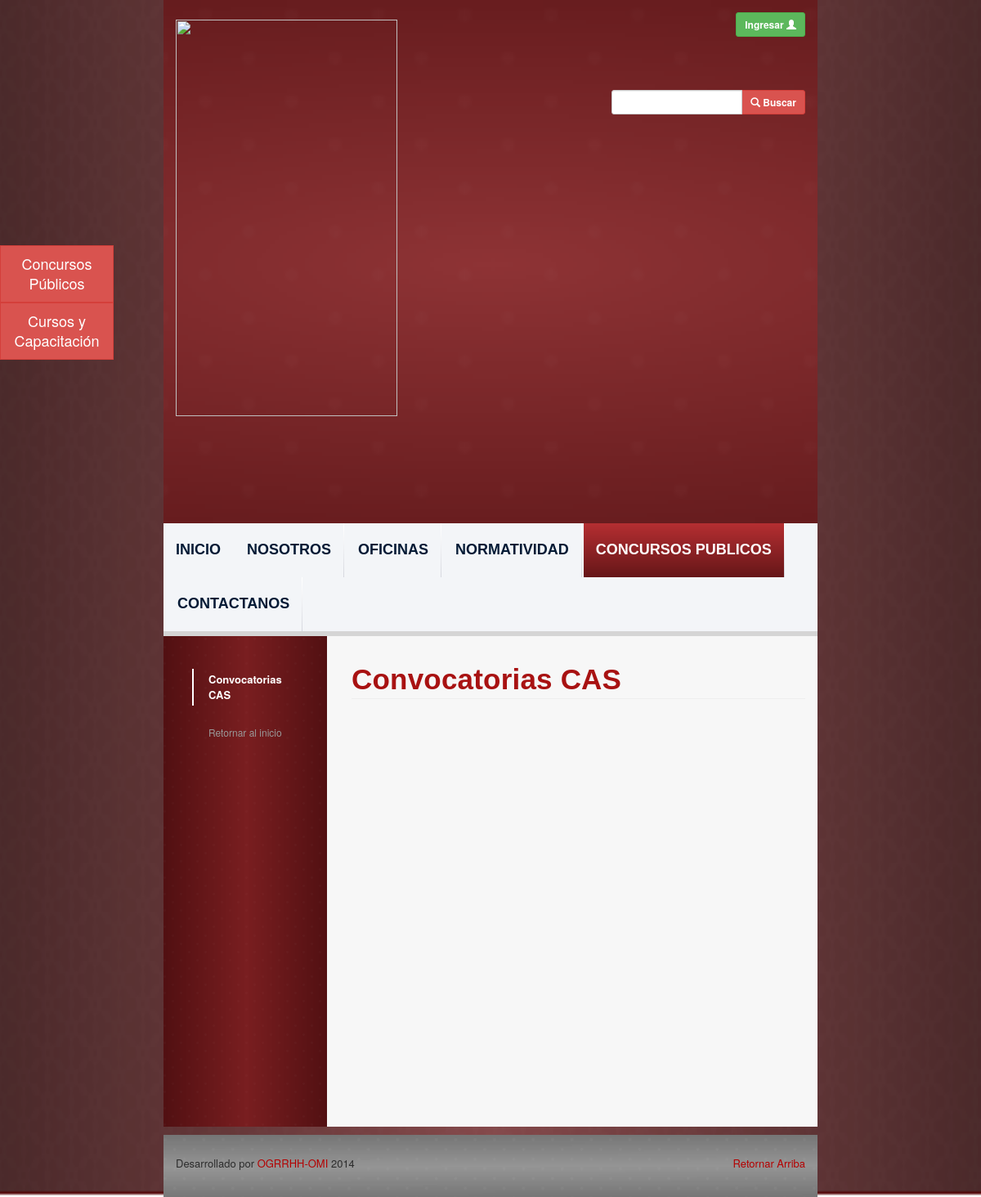
The app's page /work-with-us-calls.php, older data.
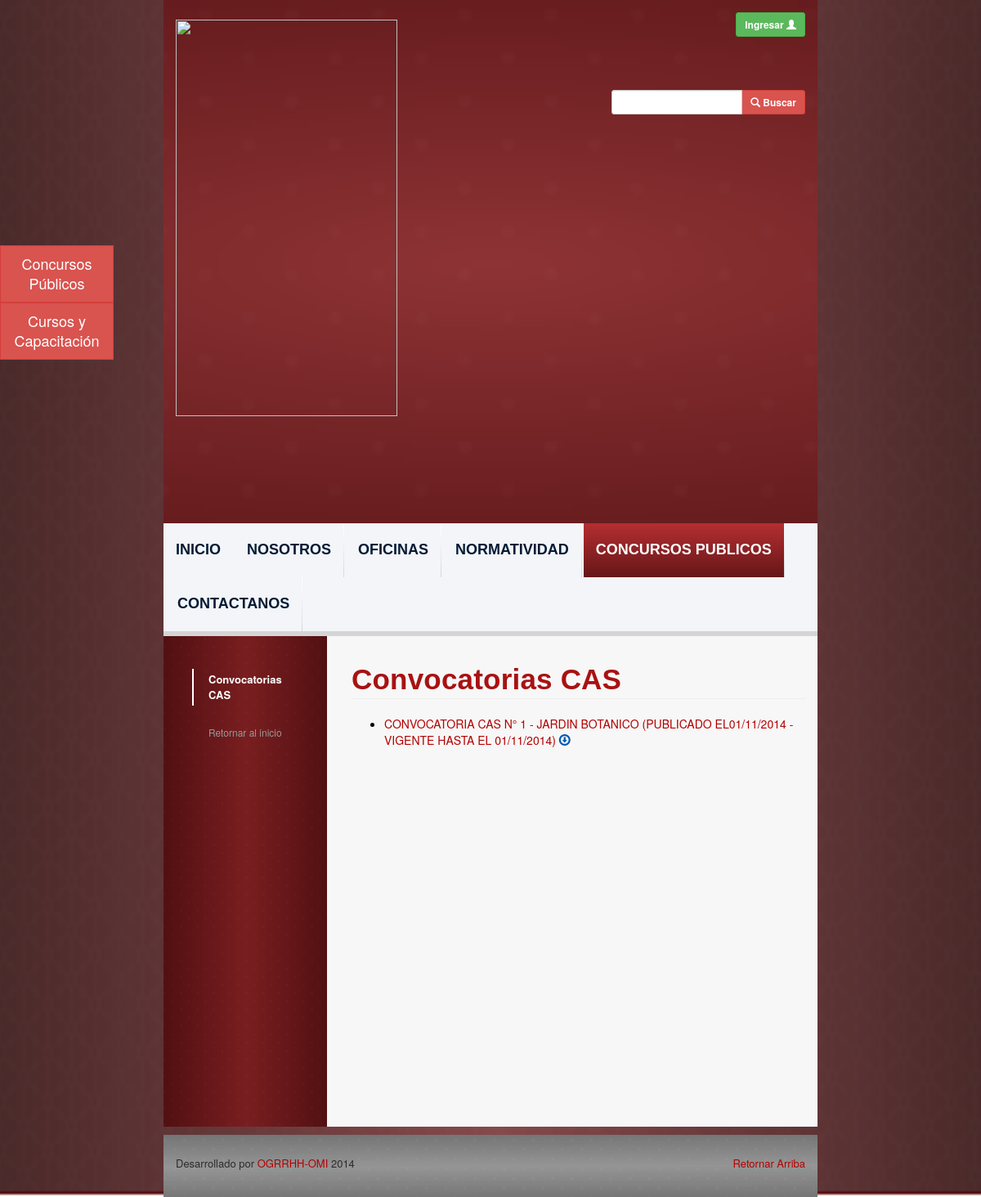
The same page, newer data.
### tables this page shows
CREATE TABLE `convocatories` (
  `id` int(11) NOT NULL AUTO_INCREMENT,
  `convocatory_type_id` int(11) NOT NULL,
  `dependency_id` int(11) NOT NULL,
  `number` int(11) NOT NULL,
  `title` varchar(500) NOT NULL,
  `life_date` date NOT NULL,
  `file_path` varchar(500) NOT NULL,
  `user_id` int(11) NOT NULL,
  `office_id` int(11) NOT NULL,
  `update_date` date NOT NULL,
  PRIMARY KEY (`id`)
);

CREATE TABLE `convocatory_types` (
  `id` int(11) NOT NULL AUTO_INCREMENT,
  `name` varchar(300) NOT NULL,
  PRIMARY KEY (`id`)
);

### php_files/ConnectionManager.php (called while the page is built, shortened)
<?php
class ConnectionManager{
	public $hostName = "localhost";
	public $userName = "root";
	public $password = "root";
	public $database = "ogrrhhwebsitedb";
	public $connection;
	public function createConnection(){
		$this->connection =  mysql_connect ( $this->hostName, $this->userName, $this->password );
	}
	public function selectDatabase(){
		return mysql_select_db ($this->database, $this->connection );
	}
	public function doQuery($query){
		$result = mysql_query ( $query, $this->connection );
		return $result;
	}
	public function closeConnection(){
		return mysql_close ($this->connection);
	}
}
?>

### php_files/ConvocatoryDAO.php (called while the page is built, shortened)
<?php
include 'ConnectionManager.php';
class ConvocatoryDAO {
	public function select() {
		$query = 	"SELECT c.id, c.number, c.title, date_format(c.life_date,'%d/%m/%Y') as life_date
					, c.file_path, date_format(c.update_date,'%d/%m/%Y') as update_date
					, ct.name as convocatory_type_name, ct.id as convocatory_type_id
					FROM convocatories c
					INNER JOIN convocatory_types ct on c.convocatory_type_id = ct.id
					ORDER BY c.life_date DESC";
		$connectionManager = new ConnectionManager ();
		$result = $connectionManager->doQuery ( $query );
		return $result;
	}
}
?>

### work-with-us-calls.php (the view, shortened to what this page needs)
<?php
include 'php_files/ConvocatoryDAO.php';
$convocatoryDAO = new ConvocatoryDAO();
$queryResult = $convocatoryDAO->select ();
?>
<html lang="es_PE">
<?php include('webframes/resources.php');?>
<body class="body-style">
	<div class="container-fluid">
		<div class="row background-image-style">
			<div class="col-md-8">
			<?php include('webframes/header.php');?>
			<div id="content-div" class="row">
				<?php include('webframes/left-navbar.php');?>
				<div class="col-md-9 text-content-style">
						<h1 id="universitary-legislation"
							class="font-style-medium-title-dark page-header ">Convocatorias
							CAS</h1>
						<ul>
							<?php
							while ( $row = mysql_fetch_assoc ( $queryResult ) ) {
								print("<li class='download-link'><a class='upper-case-link' href='view-convocatory.php?id=".$row ['id']."'>
								Convocatoria ". $row ['convocatory_type_name'] ." N° ".$row ['number']." - ". $row ['title'] ."
 									(Publicado el". $row ['update_date'] . " - Vigente hasta el ". $row ['life_date'] .")</a>
								<div class='download-link-message' data-toggle='tooltip' title='' data-original-title='Descargar'>
								<a class='blue-link-style ' href='" . Constants::ogrrhhFTPUrl . $row ['file_path'] . "' target='_blank'>
								<span class='glyphicon glyphicon-download'></span></a></div></li>");
							}
							?>
						</ul>
					</div>
				</div>
			<?php include('webframes/footer.php');?>
		</div>
		</div>
	</div>
</body>
</html>

Row changes from the older to the newer data that the page shows:
added convocatories: convocatory_type.name "CAS", number "1", title "JARDIN BOTANICO", update_date "01/11/2014", life_date "01/11/2014"
